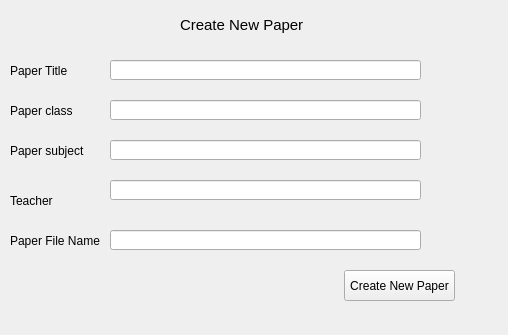
<?xml version="1.0" encoding="UTF-8"?>
<ui version="4.0">
 <class>NewPaper</class>
 <widget class="QWidget" name="NewPaper">
  <property name="geometry">
   <rect>
    <x>0</x>
    <y>0</y>
    <width>508</width>
    <height>335</height>
   </rect>
  </property>
  <property name="windowTitle">
   <string>Form</string>
  </property>
  <widget class="QLabel" name="label">
   <property name="geometry">
    <rect>
     <x>10</x>
     <y>60</y>
     <width>101</width>
     <height>21</height>
    </rect>
   </property>
   <property name="text">
    <string>Paper Title</string>
   </property>
  </widget>
  <widget class="QLabel" name="label_2">
   <property name="geometry">
    <rect>
     <x>10</x>
     <y>100</y>
     <width>101</width>
     <height>21</height>
    </rect>
   </property>
   <property name="text">
    <string>Paper class</string>
   </property>
  </widget>
  <widget class="QLabel" name="label_3">
   <property name="geometry">
    <rect>
     <x>10</x>
     <y>140</y>
     <width>101</width>
     <height>21</height>
    </rect>
   </property>
   <property name="text">
    <string>Paper subject</string>
   </property>
  </widget>
  <widget class="QLabel" name="label_4">
   <property name="geometry">
    <rect>
     <x>10</x>
     <y>190</y>
     <width>101</width>
     <height>21</height>
    </rect>
   </property>
   <property name="text">
    <string>Teacher</string>
   </property>
  </widget>
  <widget class="QLineEdit" name="titel">
   <property name="geometry">
    <rect>
     <x>110</x>
     <y>60</y>
     <width>311</width>
     <height>20</height>
    </rect>
   </property>
  </widget>
  <widget class="QLineEdit" name="class_2">
   <property name="geometry">
    <rect>
     <x>110</x>
     <y>100</y>
     <width>311</width>
     <height>20</height>
    </rect>
   </property>
  </widget>
  <widget class="QLineEdit" name="subject">
   <property name="geometry">
    <rect>
     <x>110</x>
     <y>140</y>
     <width>311</width>
     <height>20</height>
    </rect>
   </property>
  </widget>
  <widget class="QLineEdit" name="teacher">
   <property name="geometry">
    <rect>
     <x>110</x>
     <y>180</y>
     <width>311</width>
     <height>20</height>
    </rect>
   </property>
  </widget>
  <widget class="QPushButton" name="newPaper">
   <property name="geometry">
    <rect>
     <x>344</x>
     <y>270</y>
     <width>111</width>
     <height>31</height>
    </rect>
   </property>
   <property name="text">
    <string>Create New Paper</string>
   </property>
  </widget>
  <widget class="QLabel" name="label_5">
   <property name="geometry">
    <rect>
     <x>180</x>
     <y>10</y>
     <width>141</width>
     <height>31</height>
    </rect>
   </property>
   <property name="text">
    <string>&lt;html&gt;&lt;head/&gt;&lt;body&gt;&lt;p&gt;&lt;span style=&quot; font-size:11pt;&quot;&gt;Create New Paper&lt;/span&gt;&lt;/p&gt;&lt;/body&gt;&lt;/html&gt;</string>
   </property>
  </widget>
  <widget class="QLabel" name="label_6">
   <property name="geometry">
    <rect>
     <x>10</x>
     <y>230</y>
     <width>101</width>
     <height>21</height>
    </rect>
   </property>
   <property name="text">
    <string>Paper File Name</string>
   </property>
  </widget>
  <widget class="QLineEdit" name="fileName">
   <property name="geometry">
    <rect>
     <x>110</x>
     <y>230</y>
     <width>311</width>
     <height>20</height>
    </rect>
   </property>
  </widget>
 </widget>
 <resources/>
 <connections/>
</ui>
